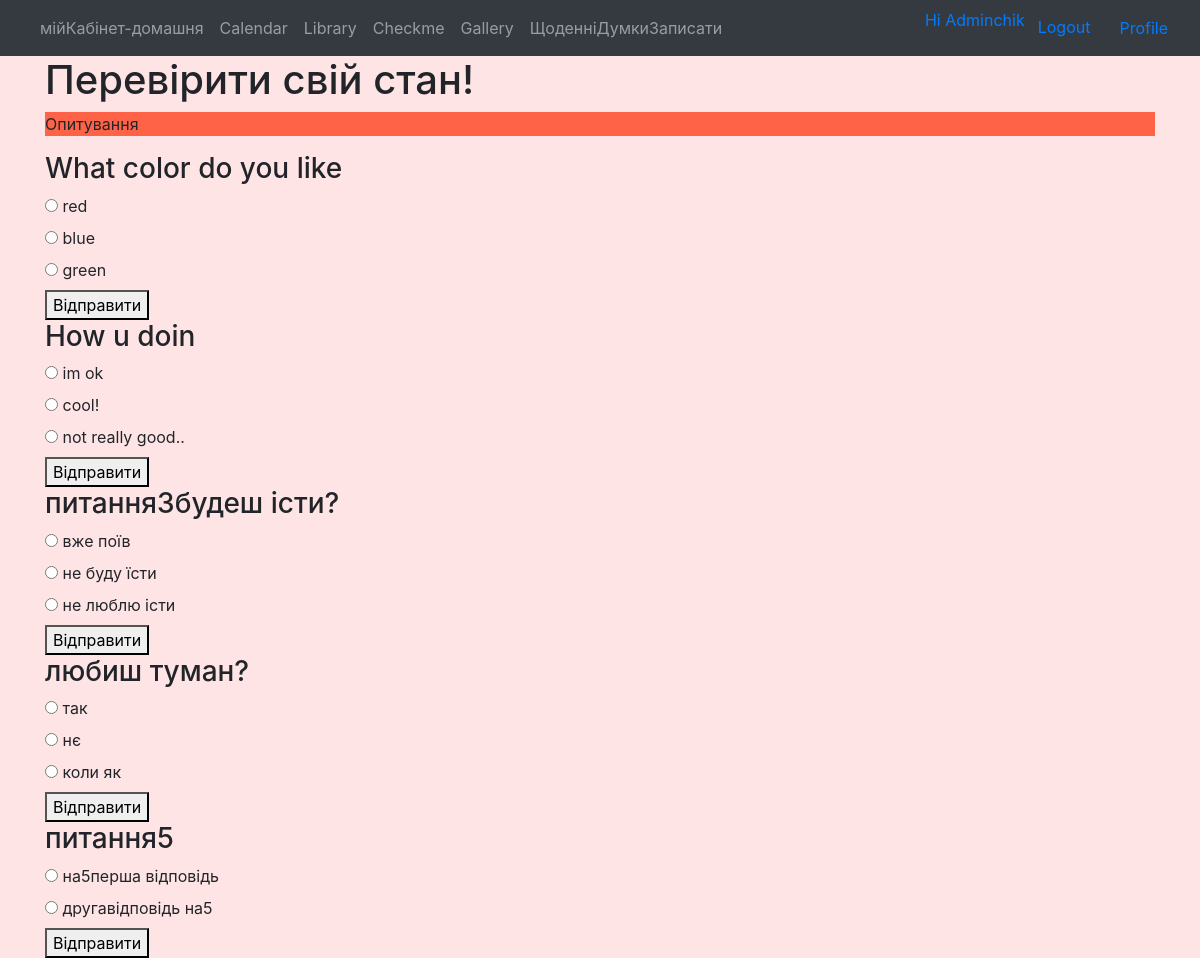
Page /checkme/ (signed in) on the committed database.
### mainapp/models.py (models this page shows, shortened)
class Survey(models.Model):
    question = models.CharField(max_length=100)

class Answers(models.Model):
    survey = models.ForeignKey(Survey, related_name='answers', on_delete=models.CASCADE)
    choice_text = models.CharField(max_length=50)

### mainapp/views.py (the view, shortened to what this page needs)
# urls.py: path('checkme/', views.survey_view, name='checkme'),
@login_required
def survey_view(request):
    surveys = Survey.objects.prefetch_related('answers').all()
    today = timezone.now().date()
    return render(request, 'mainapp/checkme.html', {'surveys': surveys})

### templates/mainapp/checkme.html (shortened to what this page needs)
{% extends 'base.html' %}
{% load static %}
{% block content %}
<link href="{% static 'mainapp/new_check.css'%}" rel="stylesheet">
<h1>Перевірити свій стан!</h1>
<p style="background-color:tomato;">Опитування</p>
{% for survey in surveys %}
    <h3>{{ survey.question }}</h3>
    <form method="POST">
        {% for answer in survey.answers.all %}
            <label>
                <input type="radio" name="survey_{{ survey.id }}" value="{{ answer.id }}">
                {{ answer.choice_text }}
            </label><br>
        {% endfor %}
        <button type="submit">Відправити</button>
    </form>
{% endfor %}
{% endblock %}

### templates/menu.html (shortened to what this page needs)
<nav class="navbar navbar-expand-md navbar-dark bg-dark fixed-left">
      <div class="collapse navbar-collapse" id="navbarsExampleDefault">
        <ul class="navbar-nav mr-auto">
            {% if request.user.is_authenticated %}
          <li class="nav-item ">
            <a class="nav-link" href="{% url 'mainapp:home' %}">мійКабінет-домашня</a>
          </li>
          <li class="nav-item">
            <a class="nav-link" href="{% url 'mainapp:calendar' %}">Calendar</a>
          </li>
            <li class="nav-item">
            <a class="nav-link" href="{% url 'mainapp:library_category_list' %}">Library</a>
            </li>
             <li class="nav-item">
            <a class="nav-link" href="{% url 'mainapp:checkme' %}">Checkme</a>
             </li>
             <li class="nav-item">
            <a class="nav-link" href="{% url 'gallery:gallery' %}">Gallery</a>
             </li>
             <li class="nav-item">
            <a class="nav-link" href="{% url 'mainapp:daily_post' %}">ЩоденніДумкиЗаписати</a>
             </li>
            {% endif %}
        </ul>
<nav class="nav">
	                {% if request.user.is_authenticated %}
		                	<a href="#">Hi {{ request.user | title }}</a>
	    	                <a href="{% url 'users:logout' %}" class="btn btn-outline">Logout</a>
                            <a href="{% url 'users:users_profile' %}" class="nav-item nav-link">Profile</a>
	                {% else %}
							<a href="{% url 'users:login' %}" class="btn btn-outline">Login</a>
                            <a href="{% url 'users:register' %}" class="btn btn-outline">Sing up</a>
	                {% endif %}
	              </nav>
      </div>
    </nav>

### static/mainapp/new_check.css (style rules this page uses)
body { background-color: rgb(255, 228, 229); }

### rows in the picture
Survey: question "What color do you like"
Answers: choice_text "red"
Answers: choice_text "blue"
Answers: choice_text "green"
Survey: question "How u doin"
Answers: choice_text "im ok"
Answers: choice_text "cool!"
Answers: choice_text "not really good.."
Survey: question "питання3будеш істи?"
Answers: choice_text "вже поїв"
Answers: choice_text "не буду їсти"
Answers: choice_text "не люблю істи"
Survey: question "любиш туман?"
Answers: choice_text "так"
Answers: choice_text "нє"
Answers: choice_text "коли як"
Survey: question "питання5"
Answers: choice_text "на5перша відповідь"
Answers: choice_text "другавідповідь на5"

### other values in the picture
{{ request.user | title }} "Adminchik"
